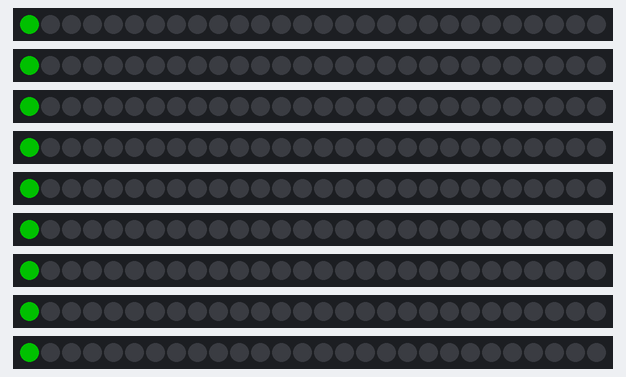
A sketch run on a simulated Arduino Uno, built with avr-gcc and run on an emulated ATmega328P. Parts: 9 × 28 RGB LEDs in strip order, left to right. Dim RGB values are drawn brighter than linear; colours are those a GRB WS2812 strip shows for the declared byte order; what the sketch prints to the serial monitor is not drawn.

Above: at 0.17 s.
At 4.9 s:
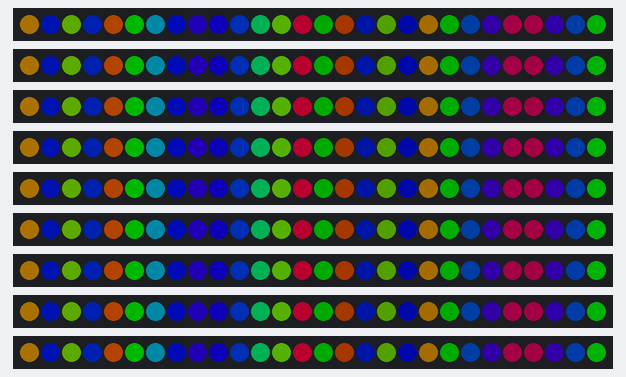
At 9.97 s:
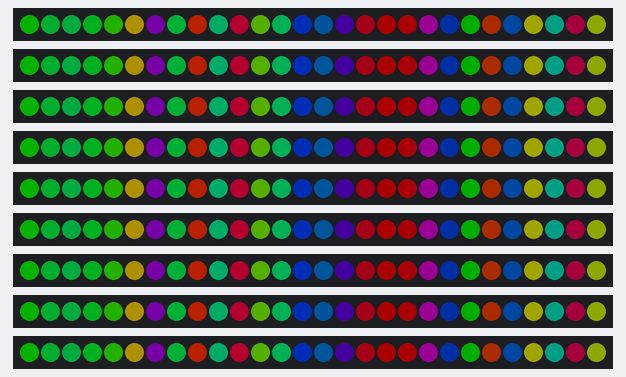
At 19.8 s:
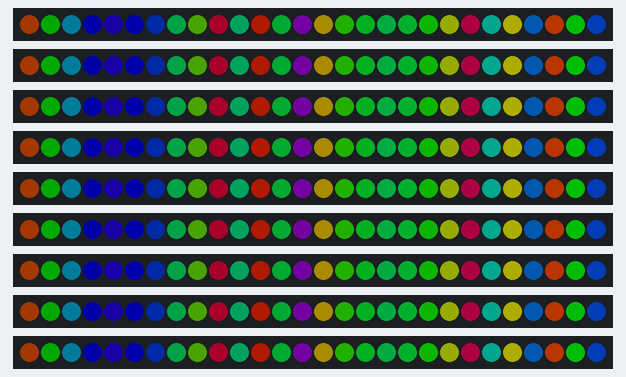
At 29.62 s:
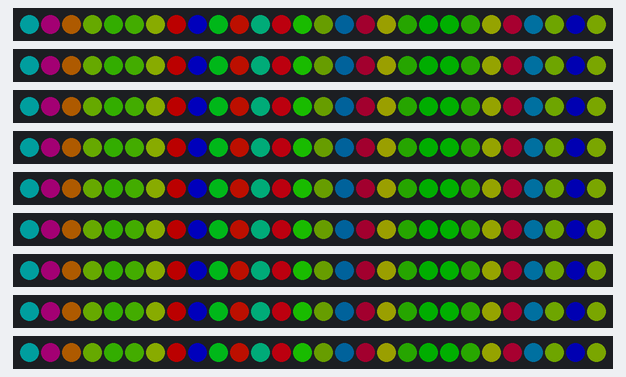
At 39.77 s:
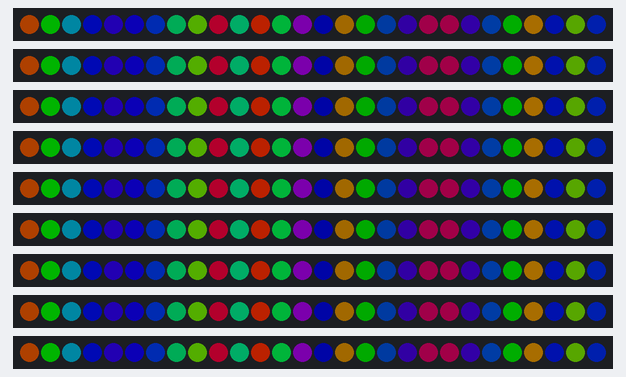

The sketch:

rainbowexperiment.ino
```cpp
#include "FastLED.h"

// How many leds in your strip?
#define NUM_LEDS 28

// For led chips like Neopixels, which have a data line, ground, and power, you just
// need to define DATA_PIN.  For led chipsets that are SPI based (four wires - data, clock,
// ground, and power), like the LPD8806, define both DATA_PIN and CLOCK_PIN
#define DATA_PIN 8
#define CLOCK_PIN 13

// Define the array of leds
CRGB leds[NUM_LEDS];

void setup() {
  Serial.begin(57600);
  Serial.println("resetting");
  // LEDs are at addresses //36 - 52, step 2
  LEDS.addLeds<WS2812,36,RGB>(leds,NUM_LEDS);
  LEDS.addLeds<WS2812,38,RGB>(leds,NUM_LEDS);
  LEDS.addLeds<WS2812,40,RGB>(leds,NUM_LEDS);
  LEDS.addLeds<WS2812,42,RGB>(leds,NUM_LEDS);
  LEDS.addLeds<WS2812,44,RGB>(leds,NUM_LEDS);
  LEDS.addLeds<WS2812,46,RGB>(leds,NUM_LEDS);
  LEDS.addLeds<WS2812,48,RGB>(leds,NUM_LEDS);
  LEDS.addLeds<WS2812,50,RGB>(leds,NUM_LEDS);
  LEDS.addLeds<WS2812,52,RGB>(leds,NUM_LEDS);

  LEDS.setBrightness(84);
}

void fadeall() {
  for(int i = 0; i < NUM_LEDS; i++) {
    leds[i].nscale8(250);
  }
}

void loop() {
  static uint8_t hue = 0;
  static uint8_t flashHolder = 0;

  //crazy flash
  // log g and b to the r gives you fire

  for(int i = 0; i < NUM_LEDS; i++) {
    // Set the i'th led to red
    leds[i] = CHSV((hue++) * (flashHolder+=10), 255, 255);
    // Show the leds
    FastLED.show();
    // now that we've shown the leds, reset the i'th led to black
    // leds[i] = CRGB::Black;
    fadeall();
    // Wait a little bit before we loop around and do it again
    delay(10);
  }

//  for(int i = (NUM_LEDS)-1; i >= 0; i--) {
//    leds[i] = CHSV(hue, 255, 255);
//    FastLED.show();
//    delay(10);
//  }
//  hue = hue + 10 % 256;
}
```
